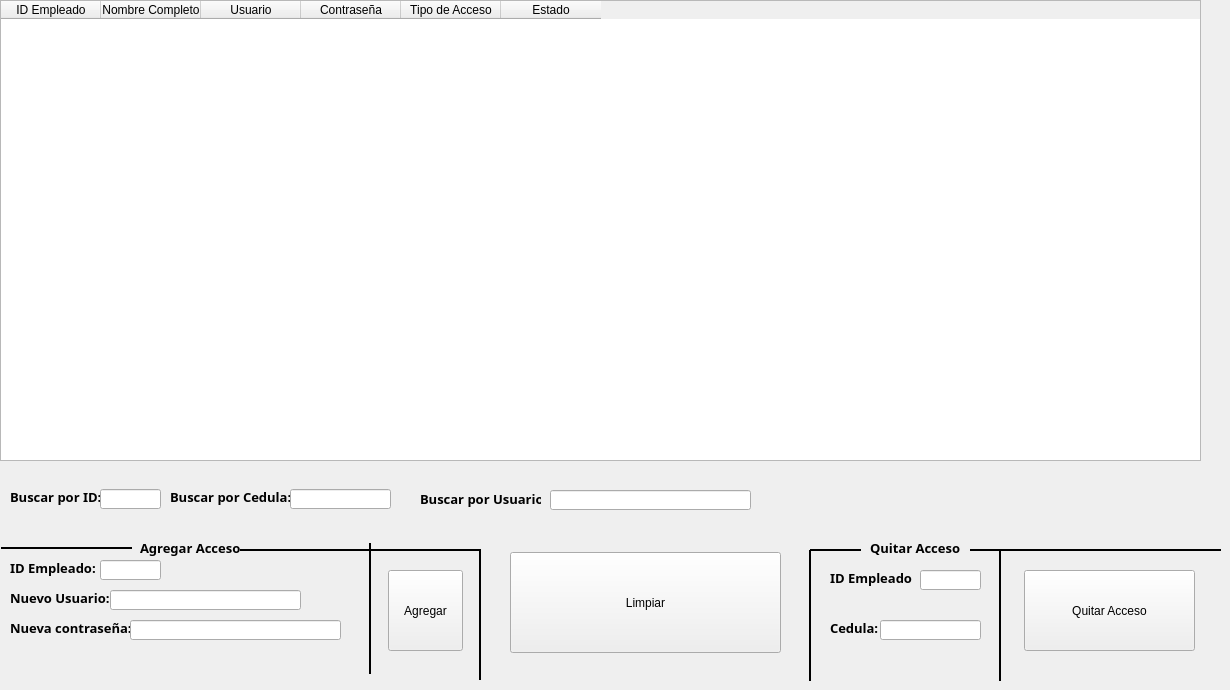
    <widget class="QWidget" name="new_login">
     <attribute name="title">
      <string>Acceso al software</string>
     </attribute>
     <widget class="QTableWidget" name="tablew_software_access_show">
      <property name="geometry">
       <rect>
        <x>0</x>
        <y>0</y>
        <width>1201</width>
        <height>461</height>
       </rect>
      </property>
      <property name="editTriggers">
       <set>QAbstractItemView::SelectedClicked</set>
      </property>
      <column>
       <property name="text">
        <string>ID Empleado</string>
       </property>
      </column>
      <column>
       <property name="text">
        <string>Nombre Completo</string>
       </property>
      </column>
      <column>
       <property name="text">
        <string>Usuario</string>
       </property>
      </column>
      <column>
       <property name="text">
        <string>Contraseña</string>
       </property>
      </column>
      <column>
       <property name="text">
        <string>Tipo de Acceso</string>
       </property>
      </column>
      <column>
       <property name="text">
        <string>Estado</string>
       </property>
      </column>
     </widget>
     <widget class="QLabel" name="label_search_id_software_access">
      <property name="geometry">
       <rect>
        <x>10</x>
        <y>489</y>
        <width>91</width>
        <height>16</height>
       </rect>
      </property>
      <property name="font">
       <font>
        <family>Microsoft JhengHei</family>
        <pointsize>10</pointsize>
        <weight>75</weight>
        <bold>true</bold>
       </font>
      </property>
      <property name="text">
       <string>Buscar por ID:</string>
      </property>
     </widget>
     <widget class="QLabel" name="label_search_document_id_software_access">
      <property name="geometry">
       <rect>
        <x>170</x>
        <y>489</y>
        <width>121</width>
        <height>16</height>
       </rect>
      </property>
      <property name="font">
       <font>
        <family>Microsoft JhengHei</family>
        <pointsize>10</pointsize>
        <weight>75</weight>
        <bold>true</bold>
       </font>
      </property>
      <property name="text">
       <string>Buscar por Cedula:</string>
      </property>
     </widget>
     <widget class="QLineEdit" name="line_input_search_by_register_id_staff_software_access">
      <property name="geometry">
       <rect>
        <x>100</x>
        <y>489</y>
        <width>61</width>
        <height>20</height>
       </rect>
      </property>
      <property name="text">
       <string/>
      </property>
     </widget>
     <widget class="QLineEdit" name="line_input_search_by_document_id_software_access">
      <property name="geometry">
       <rect>
        <x>290</x>
        <y>489</y>
        <width>101</width>
        <height>20</height>
       </rect>
      </property>
      <property name="text">
       <string/>
      </property>
     </widget>
     <widget class="QLabel" name="label_add_access_software_access">
      <property name="geometry">
       <rect>
        <x>140</x>
        <y>540</y>
        <width>101</width>
        <height>16</height>
       </rect>
      </property>
      <property name="font">
       <font>
        <family>Microsoft JhengHei</family>
        <pointsize>10</pointsize>
        <weight>75</weight>
        <bold>true</bold>
       </font>
      </property>
      <property name="text">
       <string>Agregar Acceso</string>
      </property>
     </widget>
     <widget class="Line" name="line_software_access_8">
      <property name="geometry">
       <rect>
        <x>1</x>
        <y>540</y>
        <width>131</width>
        <height>16</height>
       </rect>
      </property>
      <property name="frameShadow">
       <enum>QFrame::Plain</enum>
      </property>
      <property name="lineWidth">
       <number>2</number>
      </property>
      <property name="midLineWidth">
       <number>0</number>
      </property>
      <property name="orientation">
       <enum>Qt::Horizontal</enum>
      </property>
     </widget>
     <widget class="Line" name="line_software_access">
      <property name="geometry">
       <rect>
        <x>240</x>
        <y>540</y>
        <width>241</width>
        <height>20</height>
       </rect>
      </property>
      <property name="frameShadow">
       <enum>QFrame::Plain</enum>
      </property>
      <property name="lineWidth">
       <number>2</number>
      </property>
      <property name="midLineWidth">
       <number>0</number>
      </property>
      <property name="orientation">
       <enum>Qt::Horizontal</enum>
      </property>
     </widget>
     <widget class="QLabel" name="label_search_and_add_by_register_id_staff_software_access">
      <property name="geometry">
       <rect>
        <x>10</x>
        <y>560</y>
        <width>91</width>
        <height>16</height>
       </rect>
      </property>
      <property name="font">
       <font>
        <family>Microsoft JhengHei</family>
        <pointsize>10</pointsize>
        <weight>75</weight>
        <bold>true</bold>
       </font>
      </property>
      <property name="text">
       <string>ID Empleado:</string>
      </property>
     </widget>
     <widget class="QLabel" name="label_new_user_software_access">
      <property name="geometry">
       <rect>
        <x>10</x>
        <y>590</y>
        <width>101</width>
        <height>16</height>
       </rect>
      </property>
      <property name="font">
       <font>
        <family>Microsoft JhengHei</family>
        <pointsize>10</pointsize>
        <weight>75</weight>
        <bold>true</bold>
       </font>
      </property>
      <property name="text">
       <string>Nuevo Usuario:</string>
      </property>
     </widget>
     <widget class="QLabel" name="label_new_password_software_access">
      <property name="geometry">
       <rect>
        <x>10</x>
        <y>620</y>
        <width>121</width>
        <height>16</height>
       </rect>
      </property>
      <property name="font">
       <font>
        <family>Microsoft JhengHei</family>
        <pointsize>10</pointsize>
        <weight>75</weight>
        <bold>true</bold>
       </font>
      </property>
      <property name="text">
       <string>Nueva contraseña:</string>
      </property>
     </widget>
     <widget class="QLabel" name="label_search_by_user_software_access">
      <property name="geometry">
       <rect>
        <x>420</x>
        <y>491</y>
        <width>121</width>
        <height>16</height>
       </rect>
      </property>
      <property name="font">
       <font>
        <family>Microsoft JhengHei</family>
        <pointsize>10</pointsize>
        <weight>75</weight>
        <bold>true</bold>
       </font>
      </property>
      <property name="text">
       <string>Buscar por Usuario:</string>
      </property>
     </widget>
     <widget class="QLineEdit" name="line_input_search_by_user_software_access">
      <property name="geometry">
       <rect>
        <x>550</x>
        <y>490</y>
        <width>201</width>
        <height>20</height>
       </rect>
      </property>
      <property name="text">
       <string/>
      </property>
     </widget>
     <widget class="QLineEdit" name="line_input_add_access_by_staff_id_software_access">
      <property name="geometry">
       <rect>
        <x>100</x>
        <y>560</y>
        <width>61</width>
        <height>20</height>
       </rect>
      </property>
     </widget>
     <widget class="QLineEdit" name="line_input_new_user_add_software_access">
      <property name="geometry">
       <rect>
        <x>110</x>
        <y>590</y>
        <width>191</width>
        <height>20</height>
       </rect>
      </property>
     </widget>
     <widget class="QLineEdit" name="line_input_new_password_software_access">
      <property name="geometry">
       <rect>
        <x>130</x>
        <y>620</y>
        <width>211</width>
        <height>20</height>
       </rect>
      </property>
     </widget>
     <widget class="Line" name="line_software_access_2">
      <property name="geometry">
       <rect>
        <x>360</x>
        <y>543</y>
        <width>20</width>
        <height>131</height>
       </rect>
      </property>
      <property name="frameShadow">
       <enum>QFrame::Plain</enum>
      </property>
      <property name="lineWidth">
       <number>2</number>
      </property>
      <property name="orientation">
       <enum>Qt::Vertical</enum>
      </property>
     </widget>
     <widget class="QPushButton" name="button_clean_information_software_access">
      <property name="geometry">
       <rect>
        <x>510</x>
        <y>552</y>
        <width>271</width>
        <height>101</height>
       </rect>
      </property>
      <property name="text">
       <string>Limpiar</string>
      </property>
     </widget>
     <widget class="QPushButton" name="button_add_access_software_access">
      <property name="geometry">
       <rect>
        <x>388</x>
        <y>570</y>
        <width>75</width>
        <height>81</height>
       </rect>
      </property>
      <property name="text">
       <string>Agregar</string>
      </property>
     </widget>
     <widget class="Line" name="line_software_access_3">
      <property name="geometry">
       <rect>
        <x>470</x>
        <y>549</y>
        <width>20</width>
        <height>131</height>
       </rect>
      </property>
      <property name="frameShadow">
       <enum>QFrame::Plain</enum>
      </property>
      <property name="lineWidth">
       <number>2</number>
      </property>
      <property name="orientation">
       <enum>Qt::Vertical</enum>
      </property>
     </widget>
     <widget class="QLabel" name="label_remove_access_by_register_id_staff_software_access">
      <property name="geometry">
       <rect>
        <x>830</x>
        <y>570</y>
        <width>91</width>
        <height>16</height>
       </rect>
      </property>
      <property name="font">
       <font>
        <family>Microsoft JhengHei</family>
        <pointsize>10</pointsize>
        <weight>75</weight>
        <bold>true</bold>
       </font>
      </property>
      <property name="text">
       <string>ID Empleado</string>
      </property>
     </widget>
     <widget class="QLineEdit" name="line_input_remove_access_by_staff_id_software_access">
      <property name="geometry">
       <rect>
        <x>920</x>
        <y>570</y>
        <width>61</width>
        <height>20</height>
       </rect>
      </property>
     </widget>
     <widget class="QLabel" name="label_remove_access_software_access">
      <property name="geometry">
       <rect>
        <x>870</x>
        <y>540</y>
        <width>101</width>
        <height>16</height>
       </rect>
      </property>
      <property name="font">
       <font>
        <family>Microsoft JhengHei</family>
        <pointsize>10</pointsize>
        <weight>75</weight>
        <bold>true</bold>
       </font>
      </property>
      <property name="text">
       <string>Quitar Acceso</string>
      </property>
     </widget>
     <widget class="Line" name="line_software_access_4">
      <property name="geometry">
       <rect>
        <x>810</x>
        <y>540</y>
        <width>51</width>
        <height>20</height>
       </rect>
      </property>
      <property name="frameShadow">
       <enum>QFrame::Plain</enum>
      </property>
      <property name="lineWidth">
       <number>2</number>
      </property>
      <property name="midLineWidth">
       <number>0</number>
      </property>
      <property name="orientation">
       <enum>Qt::Horizontal</enum>
      </property>
     </widget>
     <widget class="Line" name="line_software_access_5">
      <property name="geometry">
       <rect>
        <x>800</x>
        <y>550</y>
        <width>20</width>
        <height>131</height>
       </rect>
      </property>
      <property name="frameShadow">
       <enum>QFrame::Plain</enum>
      </property>
      <property name="lineWidth">
       <number>2</number>
      </property>
      <property name="orientation">
       <enum>Qt::Vertical</enum>
      </property>
     </widget>
     <widget class="Line" name="line_software_access_6">
      <property name="geometry">
       <rect>
        <x>970</x>
        <y>540</y>
        <width>251</width>
        <height>20</height>
       </rect>
      </property>
      <property name="frameShadow">
       <enum>QFrame::Plain</enum>
      </property>
      <property name="lineWidth">
       <number>2</number>
      </property>
      <property name="midLineWidth">
       <number>0</number>
      </property>
      <property name="orientation">
       <enum>Qt::Horizontal</enum>
      </property>
     </widget>
     <widget class="QLineEdit" name="line_input_remove_access_by_document_id_software_access">
      <property name="geometry">
       <rect>
        <x>880</x>
        <y>620</y>
        <width>101</width>
        <height>20</height>
       </rect>
      </property>
      <property name="text">
       <string/>
      </property>
     </widget>
     <widget class="QLabel" name="label_remove_access_by_document_id_software_access">
      <property name="geometry">
       <rect>
        <x>830</x>
        <y>620</y>
        <width>51</width>
        <height>16</height>
       </rect>
      </property>
      <property name="font">
       <font>
        <family>Microsoft JhengHei</family>
        <pointsize>10</pointsize>
        <weight>75</weight>
        <bold>true</bold>
       </font>
      </property>
      <property name="text">
       <string>Cedula:</string>
      </property>
     </widget>
     <widget class="QPushButton" name="button_remove_access_software_access">
      <property name="geometry">
       <rect>
        <x>1024</x>
        <y>570</y>
        <width>171</width>
        <height>81</height>
       </rect>
      </property>
      <property name="text">
       <string>Quitar Acceso</string>
      </property>
     </widget>
     <widget class="Line" name="line_software_access_7">
      <property name="geometry">
       <rect>
        <x>990</x>
        <y>550</y>
        <width>20</width>
        <height>131</height>
       </rect>
      </property>
      <property name="frameShadow">
       <enum>QFrame::Plain</enum>
      </property>
      <property name="lineWidth">
       <number>2</number>
      </property>
      <property name="orientation">
       <enum>Qt::Vertical</enum>
      </property>
     </widget>
    </widget>
